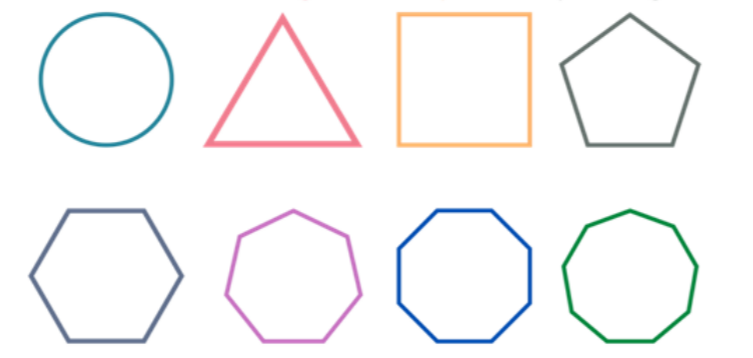
#> input picture edge-detection/shapes.png, 753 x 358 px
$ jupyter execute GHT.ipynb   (older library calls are emulated)
#> lines starting #> are read from the running program, lines starting #| are printed output that depends on the picture; after the words box and inside, x2 and y2 are one past the last pixel; in counts of white or black regions, pixels touching at a corner belong together
[cell 1]
import cv2
import numpy as np
import matplotlib.pyplot as plt
from collections import defaultdict

[cell 2]
def load_images():
    img = cv2.imread(cv2.samples.findFile('shapes.png'), 0)
#> img: shape (358, 753); min 85, max 255, mean 247.8
    img = cv2.resize(img, (300, 300))
#> img: shape (300, 300)

    y1, y2 = 170, 300
    x1, x2 = 5,75
    template = img[y1:y2, x1:x2]
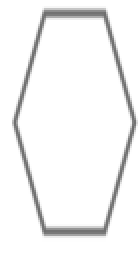
#> template: shape (130, 70) (shown 2 times larger); min 109, max 255, mean 243.7
    ref_point = (template.shape[1] // 2, template.shape[0] // 2)
#> ref_point = (35, 65)


    vis_img = img.copy()
    vis_img_colored = cv2.cvtColor(vis_img, cv2.COLOR_GRAY2BGR)
    cv2.rectangle(vis_img_colored, (x1, y1), (x2, y2), (0, 0, 255), 2)
#> vis_img_colored: shape (300, 300, 3); mean B, G, R 244.8, 244.8, 247.8

    plt.figure(figsize=(6, 6))
    plt.title("Original Image with Template Region")
    plt.imshow(vis_img_colored[..., ::-1])
    plt.axis('off')
    plt.show()

    return img, template, ref_point


def compute_orientation(image):
    gx = cv2.Sobel(image, cv2.CV_64F, 1, 0, ksize=3)
    gy = cv2.Sobel(image, cv2.CV_64F, 0, 1, ksize=3)
    orientation = np.arctan2(gy, gx)
    return orientation


def build_r_table(edges, orientation, ref_point):
    r_table = defaultdict(list)
    y_idx, x_idx = np.nonzero(edges)

    for x, y in zip(x_idx, y_idx):
        phi = orientation[y, x]
        dx = ref_point[0] - x
        dy = ref_point[1] - y
        r = np.sqrt(dx**2 + dy**2)
        theta = np.arctan2(dy, dx)
        r_table[round(phi, 2)].append((r, theta))

    return r_table

def apply_ght(target_edges, target_orient, r_table):
    h, w = target_edges.shape
    accumulator = np.zeros((h, w), dtype=np.uint64)
    y_idx, x_idx = np.nonzero(target_edges)

    for x, y in zip(x_idx, y_idx):
        phi = round(target_orient[y, x], 2)
        if phi in r_table:
            for r, theta in r_table[phi]:
                x0 = int(x + r * np.cos(theta))
                y0 = int(y + r * np.sin(theta))
                if 0 <= x0 < w and 0 <= y0 < h:
                    accumulator[y0, x0] += 1
    return accumulator

def visualize(img, template, accumulator):
    max_loc = np.unravel_index(np.argmax(accumulator), accumulator.shape)
    overlay = cv2.cvtColor(img, cv2.COLOR_GRAY2BGR)
    cv2.rectangle(overlay,
                  (max_loc[1] - template.shape[1]//2, max_loc[0] - template.shape[0]//2),
                  (max_loc[1] + template.shape[1]//2, max_loc[0] + template.shape[0]//2),
                  (0, 255, 0), 2)

    plt.figure(figsize=(12, 4))
    plt.subplot(1, 3, 1)
    plt.title("Template")
    plt.imshow(template, cmap='gray')
    plt.axis('off')

    plt.subplot(1, 3, 2)
    plt.title("Accumulator")
    plt.imshow(accumulator, cmap='hot')
    plt.axis('off')

    plt.subplot(1, 3, 3)
    plt.title("Detected on Image")
    plt.imshow(overlay[..., ::-1])
    plt.axis('off')
    plt.tight_layout()
    plt.show()


img, template, ref_point = load_images()
#> ref_point = (35, 65)
template_edges = cv2.Canny(template, 50, 150)
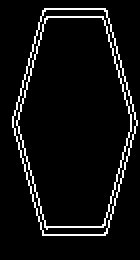
#> template_edges: shape (130, 70) (shown 2 times larger); 6.2% white in thin lines or dots, all inside (x1, y1, x2, y2) = (6, 4, 69, 118)
template_orient = compute_orientation(template)
#> in compute_orientation, `orientation = np.arctan2(gy, gx)`:
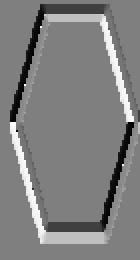
#> orientation: shape (130, 70) float64 (shown 2 times larger); min -3.11, max 3.11, mean 0.00705; drawn with min black and max white
r_table = build_r_table(template_edges, template_orient, ref_point)
#> in build_r_table, `y_idx, x_idx = np.nonzero(edges)`: y_idx = 560 values from 4 to 117; x_idx = 560 values, max 68 at index 278, min 6 at index 267, mean 36.83
#> the loop in build_r_table, `for x, y in zip(x_idx, y_idx):` made 560 passes
#> (x, y, phi, dx, dy, r, theta) on passes 1 to 3: (22, 4, -1.97, 13, 61, 62.37, 1.36), (23, 4, -1.58, 12, 61, 62.17, 1.38), (24, 4, -1.57, 11, 61, 61.98, 1.39)
#> r_table = 84 items

target_edges = cv2.Canny(img, 50, 150)
#> target_edges: shape (300, 300); 5.2% white in thin lines or dots, all inside (x1, y1, x2, y2) = (11, 10, 280, 288)
target_orient = compute_orientation(img)
#> in compute_orientation (call 2), `orientation = np.arctan2(gy, gx)`:
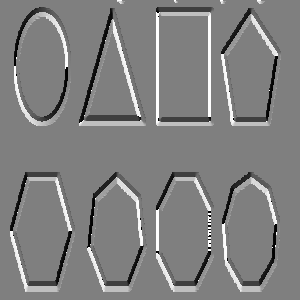
#> orientation: shape (300, 300) float64; min -3.14, max 3.14, mean 0.0304; drawn with min black and max white
accumulator = apply_ght(target_edges, target_orient, r_table)
#> in apply_ght, `y_idx, x_idx = np.nonzero(target_edges)`: y_idx = 4641 values from 10 to 287; x_idx = 4641 values, max 279 at index 921, min 11 at index 3441, mean 149.7
#> the loop in apply_ght, `for x, y in zip(x_idx, y_idx):` made 4641 passes
#> (x, phi) on passes 1 to 3: (38, -1.88), (39, -1.79), (40, -1.71)
#> after the loop in apply_ght, `for x, y in zip(x_idx, y_idx):`:
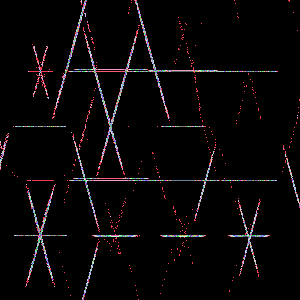
#> accumulator: shape (300, 300) uint64; 83 distinct labels, from 0 to 543; one colour per label, 0 black

visualize(img, template, accumulator)
#> in visualize, `max_loc = np.unravel_index(np.argmax(accumulator), accumulator.shape)`: max_loc = (235, 40)
#> in visualize, `cv2.rectangle(overlay, (max_loc[1] - template.shape[1]//2, max_loc[0] ..`: overlay: shape (300, 300, 3); mean B, G, R 244.8, 247.8, 244.8

[cell 3]
def load_images():
    img = cv2.imread(cv2.samples.findFile('shapes.png'), 0)
    img = cv2.resize(img, (300, 300))

    y1, y2 = 100, 130
    x1, x2 = 80,90
    template = img[y1:y2, x1:x2]
    ref_point = (template.shape[1] // 2, template.shape[0] // 2)


    vis_img = img.copy()
    vis_img_colored = cv2.cvtColor(vis_img, cv2.COLOR_GRAY2BGR)
    cv2.rectangle(vis_img_colored, (x1, y1), (x2, y2), (0, 0, 255), 2)

    plt.figure(figsize=(6, 6))
    plt.title("Original Image with Template Region")
    plt.imshow(vis_img_colored[..., ::-1])
    plt.axis('off')
    plt.show()

    return img, template, ref_point


def compute_orientation(image):
    gx = cv2.Sobel(image, cv2.CV_64F, 1, 0, ksize=3)
    gy = cv2.Sobel(image, cv2.CV_64F, 0, 1, ksize=3)
    orientation = np.arctan2(gy, gx)
    return orientation


def build_r_table(edges, orientation, ref_point):
    r_table = defaultdict(list)
    y_idx, x_idx = np.nonzero(edges)

    for x, y in zip(x_idx, y_idx):
        phi = orientation[y, x]
        dx = ref_point[0] - x
        dy = ref_point[1] - y
        r = np.sqrt(dx**2 + dy**2)
        theta = np.arctan2(dy, dx)
        r_table[round(phi, 2)].append((r, theta))

    return r_table

def apply_ght(target_edges, target_orient, r_table):
    h, w = target_edges.shape
    accumulator = np.zeros((h, w), dtype=np.uint64)
    y_idx, x_idx = np.nonzero(target_edges)

    for x, y in zip(x_idx, y_idx):
        phi = round(target_orient[y, x], 2)
        if phi in r_table:
            for r, theta in r_table[phi]:
                x0 = int(x + r * np.cos(theta))
                y0 = int(y + r * np.sin(theta))
                if 0 <= x0 < w and 0 <= y0 < h:
                    accumulator[y0, x0] += 1
    return accumulator

def visualize(img, template, accumulator):
    max_loc = np.unravel_index(np.argmax(accumulator), accumulator.shape)
    overlay = cv2.cvtColor(img, cv2.COLOR_GRAY2BGR)
    cv2.rectangle(overlay,
                  (max_loc[1] - template.shape[1]//2, max_loc[0] - template.shape[0]//2),
                  (max_loc[1] + template.shape[1]//2, max_loc[0] + template.shape[0]//2),
                  (0, 255, 0), 2)

    plt.figure(figsize=(12, 4))
    plt.subplot(1, 3, 1)
    plt.title("Template")
    plt.imshow(template, cmap='gray')
    plt.axis('off')

    plt.subplot(1, 3, 2)
    plt.title("Accumulator")
    plt.imshow(accumulator, cmap='hot')
    plt.axis('off')

    plt.subplot(1, 3, 3)
    plt.title("Detected on Image")
    plt.imshow(overlay[..., ::-1])
    plt.axis('off')
    plt.tight_layout()
    plt.show()


img, template, ref_point = load_images()
#> in load_images, `cv2.rectangle(vis_img_colored, (x1, y1), (x2, y2), (0, 0, 255), 2)`:
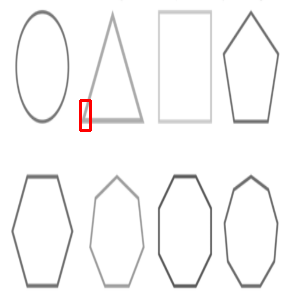
#> vis_img_colored: shape (300, 300, 3); mean B, G, R 247.1, 247.1, 247.8
#> ref_point = (5, 15)
template_edges = cv2.Canny(template, 50, 150)
template_orient = compute_orientation(template)
r_table = build_r_table(template_edges, template_orient, ref_point)
#> in build_r_table, `y_idx, x_idx = np.nonzero(edges)`: y_idx = 54 values from 0 to 23; x_idx = 54 values, max 9 at index 1, min 1 at index 41, mean 5.33
#> the loop in build_r_table, `for x, y in zip(x_idx, y_idx):` made 54 passes
#> (x, y, phi, dx, dy, r, theta) on passes 1 to 12: (7, 0, 3.14, -2, 15, 15.13, 1.7), (9, 0, 0, -4, 15, 15.52, 1.83), (6, 1, -2.89, -1, 14, 14.04, 1.64), (9, 1, 1.57, -4, 14, 14.56, 1.85), (6, 2, -2.89, -1, 13, 13.04, 1.65), (9, 2, 1.57, -4, 13, 13.6, 1.87), (6, 3, -2.91, -1, 12, 12.04, 1.65), (9, 3, 1.57, -4, 12, 12.65, 1.89), (6, 4, -2.92, -1, 11, 11.05, 1.66), (8, 4, 0.233, -3, 11, 11.4, 1.84), (5, 5, -2.87, 0, 10, 10, 1.57), (8, 5, 0.237, -3, 10, 10.44, 1.86)
#> r_table = 26 items

target_edges = cv2.Canny(img, 50, 150)
target_orient = compute_orientation(img)
accumulator = apply_ght(target_edges, target_orient, r_table)
#> in apply_ght, `y_idx, x_idx = np.nonzero(target_edges)`: y_idx = 4641 values from 10 to 287; x_idx = 4641 values, max 279 at index 921, min 11 at index 3441, mean 149.7
#> after the loop in apply_ght, `for x, y in zip(x_idx, y_idx):`:
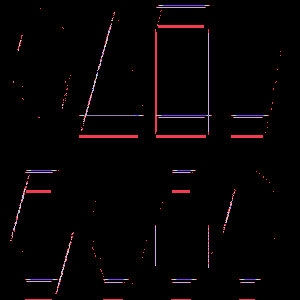
#> accumulator: shape (300, 300) uint64; 12 distinct labels, from 0 to 48; one colour per label, 0 black

visualize(img, template, accumulator)
#> in visualize, `cv2.rectangle(overlay, (max_loc[1] - template.shape[1]//2, max_loc[0] ..`: overlay: shape (300, 300, 3); mean B, G, R 247.1, 247.8, 247.1

[cell 4]
def load_images():
    img = cv2.imread(cv2.samples.findFile('shapes.png'), 0)
    img = cv2.resize(img, (300, 300))

    y1, y2 = 100, 130
    x1, x2 = 156,166
    template = img[y1:y2, x1:x2]
    ref_point = (template.shape[1] // 2, template.shape[0] // 2)


    vis_img = img.copy()
    vis_img_colored = cv2.cvtColor(vis_img, cv2.COLOR_GRAY2BGR)
    cv2.rectangle(vis_img_colored, (x1, y1), (x2, y2), (0, 0, 255), 2)

    plt.figure(figsize=(6, 6))
    plt.title("Original Image with Template Region")
    plt.imshow(vis_img_colored[..., ::-1])
    plt.axis('off')
    plt.show()

    return img, template, ref_point


def compute_orientation(image):
    gx = cv2.Sobel(image, cv2.CV_64F, 1, 0, ksize=3)
    gy = cv2.Sobel(image, cv2.CV_64F, 0, 1, ksize=3)
    orientation = np.arctan2(gy, gx)
    return orientation


def build_r_table(edges, orientation, ref_point):
    r_table = defaultdict(list)
    y_idx, x_idx = np.nonzero(edges)

    for x, y in zip(x_idx, y_idx):
        phi = orientation[y, x]
        dx = ref_point[0] - x
        dy = ref_point[1] - y
        r = np.sqrt(dx**2 + dy**2)
        theta = np.arctan2(dy, dx)
        r_table[round(phi, 2)].append((r, theta))

    return r_table

def apply_ght(target_edges, target_orient, r_table):
    h, w = target_edges.shape
    accumulator = np.zeros((h, w), dtype=np.uint64)
    y_idx, x_idx = np.nonzero(target_edges)

    for x, y in zip(x_idx, y_idx):
        phi = round(target_orient[y, x], 2)
        if phi in r_table:
            for r, theta in r_table[phi]:
                x0 = int(x + r * np.cos(theta))
                y0 = int(y + r * np.sin(theta))
                if 0 <= x0 < w and 0 <= y0 < h:
                    accumulator[y0, x0] += 1
    return accumulator

def visualize(img, template, accumulator):
    max_loc = np.unravel_index(np.argmax(accumulator), accumulator.shape)
    overlay = cv2.cvtColor(img, cv2.COLOR_GRAY2BGR)
    cv2.rectangle(overlay,
                  (max_loc[1] - template.shape[1]//2, max_loc[0] - template.shape[0]//2),
                  (max_loc[1] + template.shape[1]//2, max_loc[0] + template.shape[0]//2),
                  (0, 255, 0), 2)

    plt.figure(figsize=(12, 4))
    plt.subplot(1, 3, 1)
    plt.title("Template")
    plt.imshow(template, cmap='gray')
    plt.axis('off')

    plt.subplot(1, 3, 2)
    plt.title("Accumulator")
    plt.imshow(accumulator, cmap='hot')
    plt.axis('off')

    plt.subplot(1, 3, 3)
    plt.title("Detected on Image")
    plt.imshow(overlay[..., ::-1])
    plt.axis('off')
    plt.tight_layout()
    plt.show()


img, template, ref_point = load_images()
#> in load_images, `cv2.rectangle(vis_img_colored, (x1, y1), (x2, y2), (0, 0, 255), 2)`:
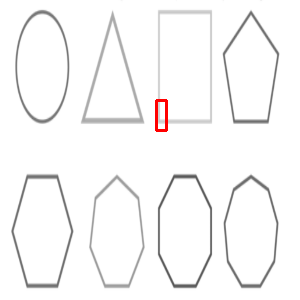
#> vis_img_colored: shape (300, 300, 3); mean B, G, R 247.1, 247.1, 247.8
template_edges = cv2.Canny(template, 50, 150)
template_orient = compute_orientation(template)
r_table = build_r_table(template_edges, template_orient, ref_point)
#> the loop in build_r_table, `for x, y in zip(x_idx, y_idx):` made 56 passes
#> (x, y) on passes 1 to 12: (1, 0), (4, 0), (1, 1), (4, 1), (1, 2), (4, 2), (1, 3), (4, 3), (1, 4), (4, 4), (1, 5), (4, 5)

target_edges = cv2.Canny(img, 50, 150)
target_orient = compute_orientation(img)
accumulator = apply_ght(target_edges, target_orient, r_table)
#> the loop in apply_ght, `for x, y in zip(x_idx, y_idx):` made 4641 passes
#> x on passes 1 to 3: 38, 39, 40
#> after the loop in apply_ght, `for x, y in zip(x_idx, y_idx):`:
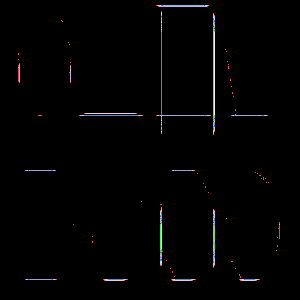
#> accumulator: shape (300, 300) uint64; 38 distinct labels, from 0 to 56; one colour per label, 0 black

visualize(img, template, accumulator)
#> in visualize, `cv2.rectangle(overlay, (max_loc[1] - template.shape[1]//2, max_loc[0] ..`: overlay: shape (300, 300, 3); mean B, G, R 247.1, 247.8, 247.1
#> in visualize, `plt.show()`:
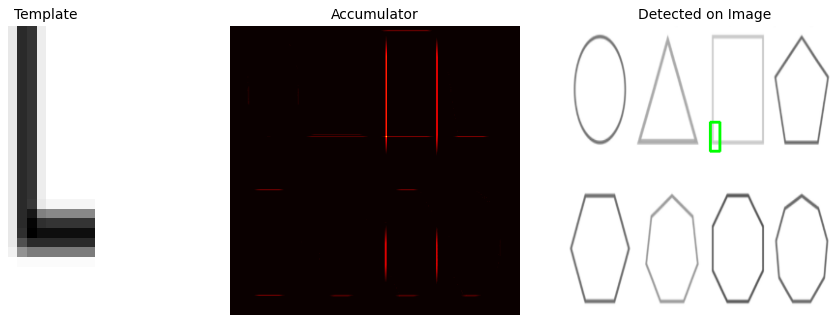
#> figure drawn by matplotlib, 3 panels
